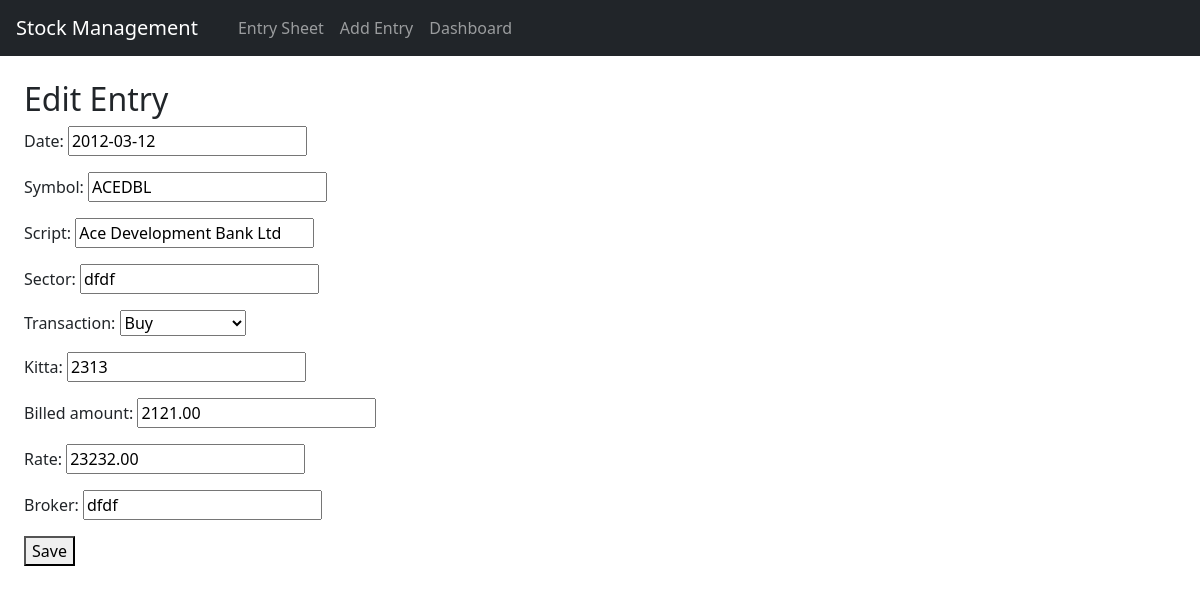
The app's page /entries/15/edit/ with its own data.
### cms/models.py (models this page shows, shortened)
class EntrySheet(models.Model):
    TRANSACTION_CHOICES = [
        ('Buy', 'Buy'),
        ('Sale', 'Sale'),
        ('Balance bd', 'Balance b/d'),
        ('IPO', 'IPO'),
        ('FPO', 'FPO'),
        ('Bonus', 'Bonus'),
        ('Right', 'Right'),
        ('Conversion(+)', 'Conversion(+)'),
        ('Conversion(-)', 'Conversion(-)'),
        ('Suspense(+)', 'Suspense(+)'),
        ('Suspense(-)', 'Suspense(-)'),
    ]
    date = models.DateField()
    symbol = models.CharField(max_length=10)
    script = models.CharField(max_length=50)
    sector = models.CharField(max_length=50)
    transaction = models.CharField(
        max_length=20,
        choices=TRANSACTION_CHOICES,
        default='Buy'
    )
    kitta = models.IntegerField()
    billed_amount = models.DecimalField(max_digits=12, decimal_places=2)
    rate = models.DecimalField(max_digits=10, decimal_places=2)
    broker = models.CharField(max_length=50)

### cms/views.py (the view)
# urls.py: path('entries/<int:pk>/edit/', EntrySheetUpdateView.as_view(), name='entry_edit'),
class EntrySheetUpdateView(UpdateView):
    model = EntrySheet
    template_name = 'cms/entrysheet_edit.html'
    fields = '__all__'
    success_url = reverse_lazy('cms:entrysheet_list')

### cms/templates/cms/entrysheet_edit.html (shortened to what this page needs)
{% extends 'cms/base.html' %}
{% block content %}
  <h2>Edit Entry</h2>
  <form method="post">
    {{ form.as_p }}
    <button type="submit">Save</button>
  </form>
{% endblock %}

### records on screen
EntrySheet: date "2012-03-12", symbol "ACEDBL", script "Ace Development Bank Ltd", sector "dfdf", transaction "Buy", kitta "2313", billed_amount "2121.00", rate "23232.00", broker "dfdf"
